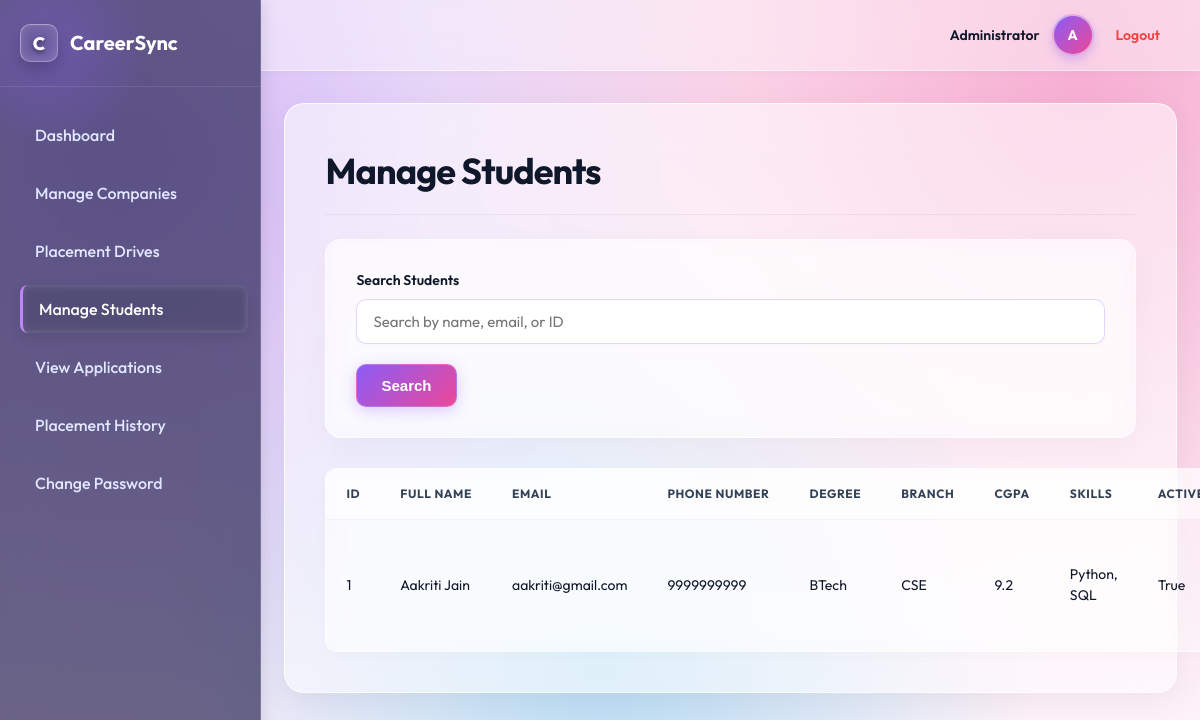
Before: /admin/students (signed in) with the older database file.
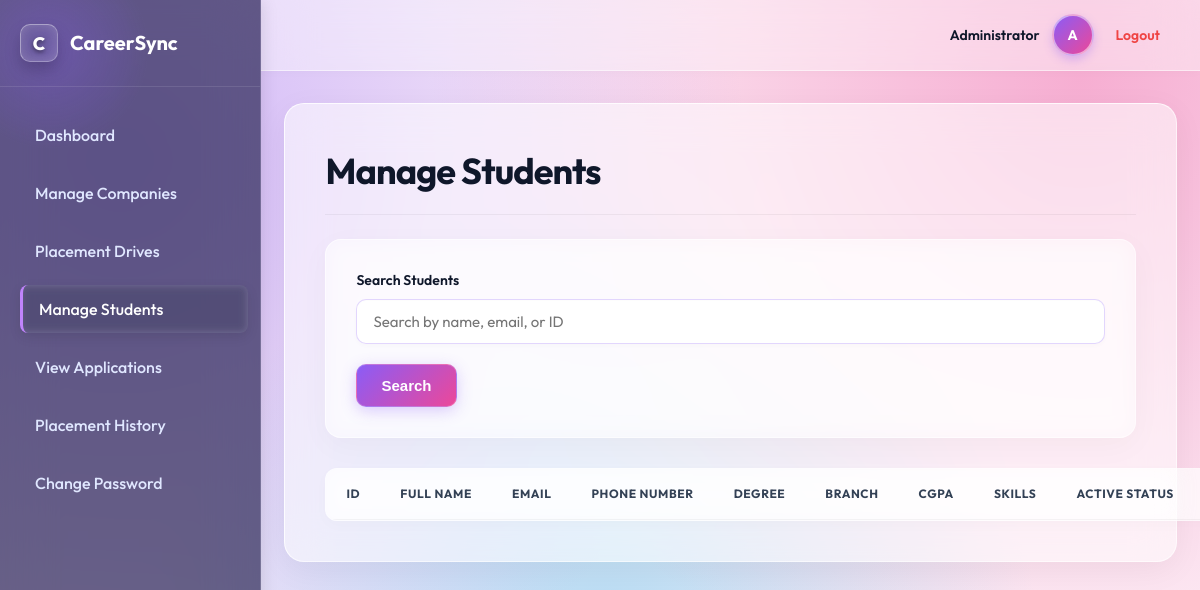
After: the same page with the newer database file.
### models.py (models this page shows)
class Student(db.Model):
    id = db.Column(db.Integer, primary_key = True)
    full_name = db.Column(db.String(100), nullable = False)
    email = db.Column(db.String(100), nullable = False, unique = True)
    pass_hash = db.Column(db.String(100), nullable = False )
    phone_number = db.Column(db.Integer, nullable = False)
    degree = db.Column(db.String(100), nullable = False)
    branch = db.Column(db.String(100), nullable = False)
    cgpa = db.Column(db.Float, nullable = False)
    skills = db.Column(db.String(100), nullable = False)
    resume_filename = db.Column(db.String(100), nullable = False)
    is_active = db.Column(db.Boolean, default = True)
    internship_experience = db.Column(db.String(100))
    co_curricular_achievements = db.Column(db.String(100))
    created_at = db.Column(db.DateTime, default = datetime.now(UTC))
    applications = db.relationship('Application', backref = 'student', lazy = True)
    placements = db.relationship('Placement', backref = 'student', lazy = True)

### app.py (the view)
@app.route("/admin/students")
def admin_students():
    if not admin_logged_in():
        flash("Unauthorized access.")
        return redirect(url_for("login"))
    search_query = request.args.get("search")
    if search_query:
        if search_query.isdigit():
            students = Student.query.filter(
                (Student.full_name.ilike(f"%{search_query}%")) |
                (Student.email.ilike(f"%{search_query}%")) |
                (Student.id == int(search_query))
                ).all()
        else:
            students = Student.query.filter(
                (Student.full_name.ilike(f"%{search_query}%")) |
                (Student.email.ilike(f"%{search_query}%"))
            ).all()
    else:
        students = Student.query.all()
    return render_template("admin_students.html", students = students)

### app.py (called while the page is built)
def admin_logged_in():
    return "user_id" in session and session.get("role") =="admin"

### templates/admin_students.html (shortened to what this page needs)
{% extends "base.html" %}
{% block content %}
<h1>Manage Students</h1>
<form method="GET" action="{{ url_for('admin_students') }}">
    <label>Search Students</label>
    <input type="text" name="search" placeholder="Search by name, email, or ID">
    <button type="submit">Search</button>
</form>
<table>
    <tr>
        <th>ID</th>
        <th>Full Name</th>
        <th>Email</th>
        <th>Phone Number</th>
        <th>Degree</th>
        <th>Branch</th>
        <th>CGPA</th>
        <th>Skills</th>
        <th>Active Status</th>
        <th>Action</th>
    </tr>
    {% for student in students %}
    <tr>
        <td>{{ student.id }}</td>
        <td>{{ student.full_name }}</td>
        <td>{{ student.email }}</td>
        <td>{{ student.phone_number }}</td>
        <td>{{ student.degree }}</td>
        <td>{{ student.branch }}</td>
        <td>{{ student.cgpa }}</td>
        <td>{{ student.skills }}</td>
        <td>{{ student.is_active }}</td>
    </tr>
    {% endfor %}
</table>
{% endblock %}

Changed rows visible on the page:
removed Student: id "1", full_name "Aakriti Jain", email "aakriti@gmail.com", phone_number "9999999999", degree "BTech", branch "CSE", cgpa "9.2", skills "Python, SQL", is_active "True"
